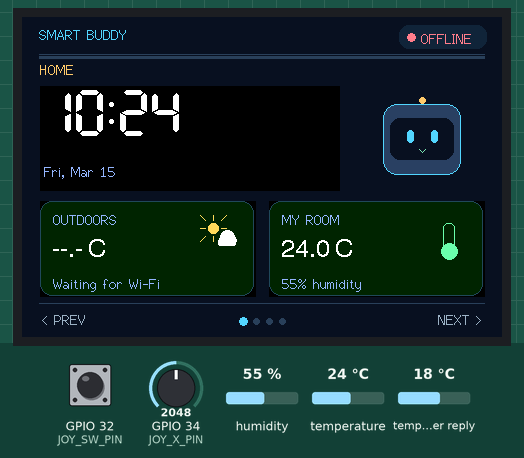
A sketch run on a simulated ESP32. On the bench: 480×320 colour display. The inputs (shaded band) are chosen by the test bench; at power-on: GPIO 34 (JOY_X_PIN) = 2048, GPIO 32 (JOY_SW_PIN) HIGH, humidity 55 %, temperature 24 °C, temperature in the weather reply 18 °C (analog values on the 0–4095 scale). WiFi joins after 1.5 s; servers stay silent unless stated; the local clock reads 2024-03-15 10:24:30 at power-on unless the sketch sets it; random numbers use the default seed unless the sketch sets one; web services answer with replies made up by the test bench; not simulated (calls return 0 or success): Secrets.h; what the sketch prints to the serial monitor is not drawn.

Above: at 1.7 s.
1.8 s: GPIO 34 (JOY_X_PIN) set to 3184
At 2.9 s:
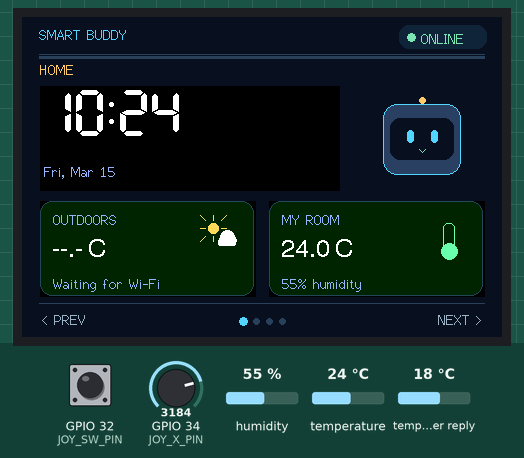
8.2 s: GPIO 34 (JOY_X_PIN) set to 3281
At 8.58 s:
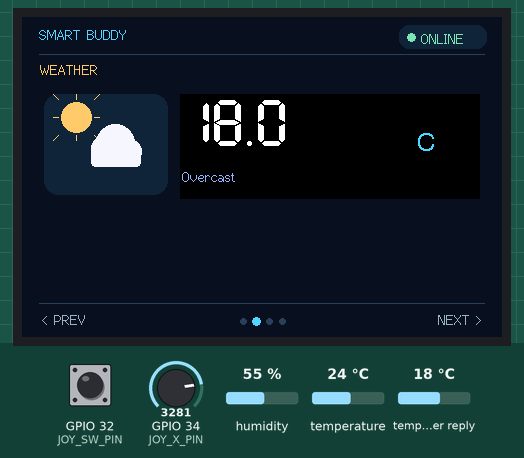
At 9.9 s:
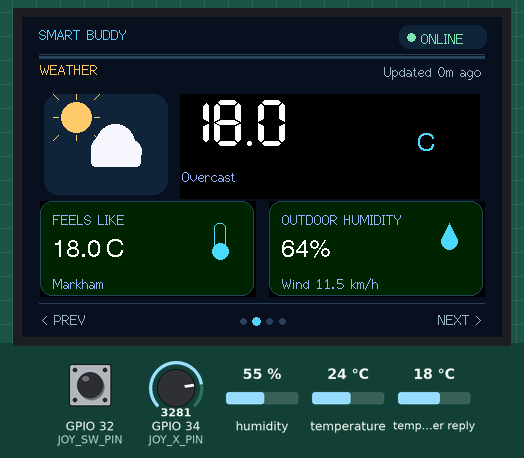
Timing chart, 0 to 11.4 s (numbered marks = the images above; inputs shaded):
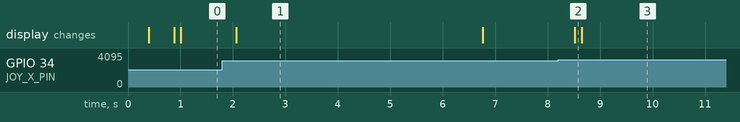

The sketch:

SmartBuddy_V3.ino
```cpp
/*
 * SMART BUDDY V3 — ESP32-WROOM-32 + 4" ST7796S (480x320)
 * Four graphical pages + animated idle robot + reliable focus timer.
 *
 * SETUP FIRST:
 *   1. Copy Secrets.h.example to Secrets.h and fill in your Wi-Fi credentials.
 *   2. Keep your already working TFT_eSPI ST7796 configuration (pins in docs).
 *   3. Install TFT_eSPI, ArduinoJson 7, Adafruit DHT sensor library,
 *      and Adafruit Unified Sensor.
 *   4. Open THIS .ino file from the SmartBuddy_V3 folder and upload.
 */
#include <Arduino.h>
#include <WiFi.h>
#include <time.h>
#include "Secrets.h"
#include "Config.h"
#include "Model.h"
#include "UI.h"
#include "Input.h"
#include "Sensors.h"
#include "Weather.h"
#include "FocusTimer.h"

UI ui;
InputController input;
Sensors sensors;
WeatherService weather;
FocusTimer focus;

Page currentPage = Page::HOME;
WeatherReading currentWeather;
uint32_t lastInputMs = 0;
uint32_t lastWiFiCheckMs = 0;
uint32_t celebrateUntilMs = 0;
bool ntpStarted = false;

void startNetwork() {
  WiFi.mode(WIFI_STA);
  WiFi.setAutoReconnect(true);
  WiFi.begin(SB_WIFI_SSID, SB_WIFI_PASSWORD);
  Serial.println("[Wi-Fi] Connecting in background...");
}

void serviceWiFi(uint32_t now) {
  bool online = WiFi.status() == WL_CONNECTED;
  if (online && !ntpStarted) {
    configTzTime(SB::TIME_ZONE, "pool.ntp.org", "time.google.com");
    ntpStarted = true;
    Serial.println("[Clock] NTP synchronization requested");
  }
  if ((uint32_t)(now - lastWiFiCheckMs) < SB::WIFI_CHECK_MS) return;
  lastWiFiCheckMs = now;
  if (!online) {
    WiFi.reconnect();
  }
}

void setup() {
  Serial.begin(115200);
  delay(250);
  Serial.println("\n--- SMART BUDDY V3 ---");
  randomSeed(esp_random());
  input.begin();
  sensors.begin();
  ui.begin();
  startNetwork();
  weather.begin();
  lastInputMs = millis();
}

void loop() {
  uint32_t now = millis();
  serviceWiFi(now);
  sensors.poll(now);
  focus.update(now);

  if (focus.takeJustFinished()) {
    Serial.println("[Focus] Session complete!");
    celebrateUntilMs = now + 10000UL;
  }

  WeatherReading newWeather;
  if (weather.poll(newWeather)) currentWeather = newWeather;

  InputEvent ev = input.poll(now);
  bool wasIdle = (uint32_t)(now - lastInputMs) >= SB::IDLE_AFTER_MS;
  if (ev.activity) {
    lastInputMs = now;
    if (wasIdle) {
      // A wake action is consumed, so it cannot also change a page or timer.
      input.consumeWake();
    } else {
      if (ev.horizontal != 0) {
        int p = ((int)currentPage + (int)ev.horizontal + 4) % 4;
        currentPage = static_cast<Page>(p);
      }
      if (ev.pressed && currentPage == Page::FOCUS) {
        focus.press(now);
      }
    }
  }
  focus.update(now);

  AppView view;
  view.nowMs = now;
  view.page = currentPage;
  view.idleDurationMs = (uint32_t)(now - lastInputMs);
  view.idle = view.idleDurationMs >= SB::IDLE_AFTER_MS;
  view.wifiConnected = WiFi.status() == WL_CONNECTED;
  view.weather = currentWeather;
  view.room = sensors.snapshot();
  view.focusRunning = focus.running();
  view.focusComplete = focus.complete();
  view.focusRemainingMs = focus.remaining(now);
  view.focusElapsedMs = focus.elapsed(now);
  view.celebrate = celebrateUntilMs != 0 && (int32_t)(celebrateUntilMs - now) > 0;

  // NTP sets system time; localtime_r is nonblocking.
  time_t timestamp = time(nullptr);
  if (timestamp > 1700000000) {
    struct tm tmLocal;
    if (localtime_r(&timestamp, &tmLocal)) {
      view.clockValid = true;
      strftime(view.timeHHMM, sizeof(view.timeHHMM), "%I:%M", &tmLocal);
      strftime(view.timeSeconds, sizeof(view.timeSeconds), "%S", &tmLocal);
      strftime(view.dateLine, sizeof(view.dateLine), "%a, %b %d", &tmLocal);
    }
  }

  ui.render(view, now);
  delay(10);  // lets FreeRTOS/Wi-Fi tasks run; timer is NOT delay-based
}
```

FocusTimer.cpp
```cpp
#include "FocusTimer.h"

uint32_t FocusTimer::remaining(uint32_t now) const {
  if (!running_) return remaining_;
  int32_t delta = (int32_t)(deadline_ - now);
  return delta > 0 ? (uint32_t)delta : 0;
}

void FocusTimer::update(uint32_t now) {
  if (running_ && remaining(now) == 0) {
    running_ = false;
    remaining_ = 0;
    justFinished_ = true;
  }
}

void FocusTimer::press(uint32_t now) {
  update(now);
  if (running_) {
    remaining_ = remaining(now);
    running_ = false;
  } else {
    if (remaining_ == 0) {
      remaining_ = SB::FOCUS_DURATION_MS;
      justFinished_ = false;
    }
    deadline_ = now + remaining_;
    running_ = true;
  }
}

bool FocusTimer::takeJustFinished() {
  bool event = justFinished_;
  justFinished_ = false;
  return event;
}
```

FocusTimer.h
```cpp
#pragma once
#include <Arduino.h>
#include "Config.h"

class FocusTimer {
public:
  void press(uint32_t now);
  void update(uint32_t now);
  bool running() const { return running_; }
  bool complete() const { return remaining_ == 0 && !running_; }
  uint32_t remaining(uint32_t now) const;
  uint32_t elapsed(uint32_t now) const { return SB::FOCUS_DURATION_MS - remaining(now); }
  bool takeJustFinished();
private:
  bool running_ = false;
  bool justFinished_ = false;
  uint32_t remaining_ = SB::FOCUS_DURATION_MS;
  uint32_t deadline_ = 0;
};
```

Input.cpp
```cpp
#include "Input.h"
#include "Config.h"

void InputController::begin() {
  pinMode(SB::JOY_SW_PIN, INPUT_PULLUP);
  analogReadResolution(12);
  pinMode(SB::JOY_X_PIN, INPUT);
  pinMode(SB::JOY_Y_PIN, INPUT);
  rawButton_ = stableButton_ = (digitalRead(SB::JOY_SW_PIN) == LOW);
  rawChangedAt_ = millis();
}

InputEvent InputController::poll(uint32_t now) {
  InputEvent out;
  int x = analogRead(SB::JOY_X_PIN);
  bool centered = (x > SB::JOY_CENTER_LOW && x < SB::JOY_CENTER_HIGH);
  if (centered) armed_ = true;

  if (armed_ && (x < SB::JOY_LOW || x > SB::JOY_HIGH)) {
    out.horizontal = x > SB::JOY_HIGH ? +1 : -1;
    if (SB::INVERT_JOYSTICK_X) out.horizontal *= -1;
    out.activity = true;
    armed_ = false; // one page switch per movement, must recenter
  }

  bool raw = (digitalRead(SB::JOY_SW_PIN) == LOW);
  if (raw != rawButton_) {
    rawButton_ = raw;
    rawChangedAt_ = now;
  }
  if ((uint32_t)(now - rawChangedAt_) >= 45 && stableButton_ != rawButton_) {
    stableButton_ = rawButton_;
    if (stableButton_) {
      out.pressed = true;
      out.activity = true;
    }
  }
  return out;
}

void InputController::consumeWake() {
  armed_ = false; // prevent wake gesture from navigating another page
}
```

Input.h
```cpp
#pragma once
#include <Arduino.h>

struct InputEvent {
  int8_t horizontal = 0;  // -1 previous, +1 next
  bool pressed = false;   // stable joystick button press
  bool activity = false;  // intentional press / movement
};

class InputController {
public:
  void begin();
  InputEvent poll(uint32_t now);
  void consumeWake();
private:
  bool armed_ = true;
  bool rawButton_ = false;
  bool stableButton_ = false;
  uint32_t rawChangedAt_ = 0;
};
```

Model.h
```cpp
#pragma once
#include <Arduino.h>
#include <math.h>

enum class Page : uint8_t { HOME = 0, WEATHER = 1, ROOM = 2, FOCUS = 3 };

struct WeatherReading {
  bool valid = false;
  float temperature = NAN;
  float apparent = NAN;
  float windKmh = NAN;
  int humidity = -1;
  int code = -1;
  uint32_t updatedMs = 0;
};

struct RoomReading {
  bool valid = false;
  float temperature = NAN;
  float humidity = NAN;
  uint32_t updatedMs = 0;
};

struct AppView {
  Page page = Page::HOME;
  bool idle = false;
  bool wifiConnected = false;
  bool clockValid = false;
  char timeHHMM[12] = "--:--";
  char timeSeconds[8] = "--";
  char dateLine[40] = "Syncing time...";
  WeatherReading weather;
  RoomReading room;
  bool focusRunning = false;
  bool focusComplete = false;
  uint32_t focusRemainingMs = 25UL * 60UL * 1000UL;
  uint32_t focusElapsedMs = 0;
  uint32_t idleDurationMs = 0;
  bool celebrate = false;
  uint32_t nowMs = 0;
};
```

Robot.cpp
```cpp
#include "Robot.h"
#include "Config.h"

void Robot::draw(TFT_eSPI &g, int x, int y, int w, int h, RobotMood mood) {
  const int cx = x + w / 2;
  const int antennaY = y + 5;
  const int bodyX = x + w / 10;
  const int bodyY = y + h / 7;
  const int bodyW = w - 2 * (w / 10);
  const int bodyH = h * 72 / 100;
  const int radius = (w < 110) ? 14 : 27;
  const int faceX = bodyX + bodyW / 10;
  const int faceY = bodyY + bodyH / 5;
  const int faceW = bodyW - 2 * (bodyW / 10);
  const int faceH = bodyH * 60 / 100;
  const int eyeY = faceY + faceH * 45 / 100;
  const int eyeDX = faceW / 5;
  const int eyeW = (w < 110) ? 7 : 14;
  const int eyeH = (w < 110) ? 13 : 24;

  g.drawLine(cx, antennaY + 10, cx, bodyY, SB::CYAN);
  g.fillCircle(cx, antennaY + 5, (w < 110 ? 3 : 6), SB::AMBER);
  g.fillRoundRect(bodyX, bodyY, bodyW, bodyH, radius, SB::ROBOT);
  g.drawRoundRect(bodyX, bodyY, bodyW, bodyH, radius, SB::CYAN);
  g.fillRoundRect(faceX, faceY, faceW, faceH,
                  (w < 110 ? 10 : 19), SB::BG);

  const int leftEye = cx - eyeDX;
  const int rightEye = cx + eyeDX;
  if (mood == RobotMood::BLINK || mood == RobotMood::SLEEPY) {
    g.drawFastHLine(leftEye - eyeW / 2, eyeY, eyeW, SB::CYAN);
    g.drawFastHLine(rightEye - eyeW / 2, eyeY, eyeW, SB::CYAN);
  } else if (mood == RobotMood::HAPPY) {
    g.drawLine(leftEye - eyeW / 2, eyeY + 2, leftEye, eyeY - eyeH / 3, SB::CYAN);
    g.drawLine(leftEye, eyeY - eyeH / 3, leftEye + eyeW / 2, eyeY + 2, SB::CYAN);
    g.drawLine(rightEye - eyeW / 2, eyeY + 2, rightEye, eyeY - eyeH / 3, SB::CYAN);
    g.drawLine(rightEye, eyeY - eyeH / 3, rightEye + eyeW / 2, eyeY + 2, SB::CYAN);
  } else if (mood == RobotMood::FOCUS) {
    g.fillRoundRect(leftEye - eyeW / 2, eyeY - eyeH / 3, eyeW, eyeH * 2 / 3, 4, SB::CYAN);
    g.fillRoundRect(rightEye - eyeW / 2, eyeY - eyeH / 3, eyeW, eyeH * 2 / 3, 4, SB::CYAN);
  } else {
    g.fillRoundRect(leftEye - eyeW / 2, eyeY - eyeH / 2, eyeW, eyeH, eyeW / 2, SB::CYAN);
    g.fillRoundRect(rightEye - eyeW / 2, eyeY - eyeH / 2, eyeW, eyeH, eyeW / 2, SB::CYAN);
  }

  const int mouthY = faceY + faceH * 76 / 100;
  if (mood == RobotMood::HAPPY) {
    g.drawLine(cx - eyeW, mouthY - 2, cx, mouthY + 5, SB::MINT);
    g.drawLine(cx, mouthY + 5, cx + eyeW, mouthY - 2, SB::MINT);
  } else if (mood == RobotMood::SLEEPY) {
    g.drawFastHLine(cx - eyeW / 2, mouthY, eyeW, SB::MINT);
  } else {
    g.drawLine(cx - eyeW / 2, mouthY, cx, mouthY + 3, SB::MINT);
    g.drawLine(cx, mouthY + 3, cx + eyeW / 2, mouthY, SB::MINT);
  }
  if (w > 105) {
    g.fillCircle(faceX + 11, mouthY - 1, 5, SB::EDGE);
    g.fillCircle(faceX + faceW - 11, mouthY - 1, 5, SB::EDGE);
  }
  if (mood == RobotMood::OFFLINE) {
    g.fillCircle(bodyX + bodyW - 9, bodyY + 12, 6, SB::RED);
  }
}
```

Robot.h
```cpp
#pragma once
#include <TFT_eSPI.h>

enum class RobotMood : uint8_t { NEUTRAL, BLINK, HAPPY, FOCUS, SLEEPY, OFFLINE };

// Shapes are drawn procedurally. No bitmap assets or full-screen framebuffer needed.
class Robot {
public:
  static void draw(TFT_eSPI &g, int x, int y, int w, int h, RobotMood mood);
};
```

RootCA.h
```cpp
#pragma once
// ISRG Root X1 public trust anchor (Let's Encrypt). Verify/update if API chain changes.
static const char OPEN_METEO_ROOT_CA[] PROGMEM = R"PEM(
-----BEGIN CERTIFICATE-----
MIIFazCCA1OgAwIBAgIRAIIQz7DSQONZRGPgu2OCiwAwDQYJKoZIhvcNAQELBQAw
TzELMAkGA1UEBhMCVVMxKTAnBgNVBAoTIEludGVybmV0IFNlY3VyaXR5IFJlc2Vh
cmNoIEdyb3VwMRUwEwYDVQQDEwxJU1JHIFJvb3QgWDEwHhcNMTUwNjA0MTEwNDM4
WhcNMzUwNjA0MTEwNDM4WjBPMQswCQYDVQQGEwJVUzEpMCcGA1UEChMgSW50ZXJu
ZXQgU2VjdXJpdHkgUmVzZWFyY2ggR3JvdXAxFTATBgNVBAMTDElTUkcgUm9vdCBY
MTCCAiIwDQYJKoZIhvcNAQEBBQADggIPADCCAgoCggIBAK3oJHP0FDfzm54rVygc
h77ct984kIxuPOZXoHj3dcKi/vVqbvYATyjb3miGbESTtrFj/RQSa78f0uoxmyF+
0TM8ukj13Xnfs7j/EvEhmkvBioZxaUpmZmyPfjxwv60pIgbz5MDmgK7iS4+3mX6U
A5/TR5d8mUgjU+g4rk8Kb4Mu0UlXjIB0ttov0DiNewNwIRt18jA8+o+u3dpjq+sW
T8KOEUt+zwvo/7V3LvSye0rgTBIlDHCNAymg4VMk7BPZ7hm/ELNKjD+Jo2FR3qyH
B5T0Y3HsLuJvW5iB4YlcNHlsdu87kGJ55tukmi8mxdAQ4Q7e2RCOFvu396j3x+UC
B5iPNgiV5+I3lg02dZ77DnKxHZu8A/lJBdiB3QW0KtZB6awBdpUKD9jf1b0SHzUv
KBds0pjBqAlkd25HN7rOrFleaJ1/ctaJxQZBKT5ZPt0m9STJEadao0xAH0ahmbWn
OlFuhjuefXKnEgV4We0+UXgVCwOPjdAvBbI+e0ocS3MFEvzG6uBQE3xDk3SzynTn
jh8BCNAw1FtxNrQHusEwMFxIt4I7mKZ9YIqioymCzLq9gwQbooMDQaHWBfEbwrbw
qHyGO0aoSCqI3Haadr8faqU9GY/rOPNk3sgrDQoo//fb4hVC1CLQJ13hef4Y53CI
rU7m2Ys6xt0nUW7/vGT1M0NPAgMBAAGjQjBAMA4GA1UdDwEB/wQEAwIBBjAPBgNV
HRMBAf8EBTADAQH/MB0GA1UdDgQWBBR5tFnme7bl5AFzgAiIyBpY9umbbjANBgkq
hkiG9w0BAQsFAAOCAgEAVR9YqbyyqFDQDLHYGmkgJykIrGF1XIpu+ILlaS/V9lZL
ubhzEFnTIZd+50xx+7LSYK05qAvqFyFWhfFQDlnrzuBZ6brJFe+GnY+EgPbk6ZGQ
3BebYhtF8GaV0nxvwuo77x/Py9auJ/GpsMiu/X1+mvoiBOv/2X/qkSsisRcOj/KK
NFtY2PwByVS5uCbMiogziUwthDyC3+6WVwW6LLv3xLfHTjuCvjHIInNzktHCgKQ5
ORAzI4JMPJ+GslWYHb4phowim57iaztXOoJwTdwJx4nLCgdNbOhdjsnvzqvHu7Ur
TkXWStAmzOVyyghqpZXjFaH3pO3JLF+l+/+sKAIuvtd7u+Nxe5AW0wdeRlN8NwdC
jNPElpzVmbUq4JUagEiuTDkHzsxHpFKVK7q4+63SM1N95R1NbdWhscdCb+ZAJzVc
oyi3B43njTOQ5yOf+1CceWxG1bQVs5ZufpsMljq4Ui0/1lvh+wjChP4kqKOJ2qxq
4RgqsahDYVvTH9w7jXbyLeiNdd8XM2w9U/t7y0Ff/9yi0GE44Za4rF2LN9d11TPA
mRGunUHBcnWEvgJBQl9nJEiU0Zsnvgc/ubhPgXRR4Xq37Z0j4r7g1SgEEzwxA57d
emyPxgcYxn/eR44/KJ4EBs+lVDR3veyJm+kXQ99b21/+jh5Xos1AnX5iItreGCc=
-----END CERTIFICATE-----
)PEM";
```

Sensors.cpp
```cpp
#include "Sensors.h"
#include "Config.h"

Sensors::Sensors() : dht_(SB::DHT_PIN, DHT11) {}
void Sensors::begin() { dht_.begin(); lastPoll_ = millis() - SB::SENSOR_PERIOD_MS; }
void Sensors::poll(uint32_t now) {
  if ((uint32_t)(now - lastPoll_) < SB::SENSOR_PERIOD_MS) return;
  lastPoll_ = now;
  float t = dht_.readTemperature();
  float h = dht_.readHumidity();
  if (!isnan(t) && !isnan(h) && h >= 0.0f && h <= 100.0f) {
    data_.temperature = t;
    data_.humidity = h;
    data_.valid = true;
    data_.updatedMs = now;
  } else {
    Serial.println("[DHT11] Read failed; retaining last good value");
  }
}
```

Sensors.h
```cpp
#pragma once
#include <DHT.h>
#include "Model.h"

class Sensors {
public:
  Sensors();
  void begin();
  void poll(uint32_t now);
  RoomReading snapshot() const { return data_; }
private:
  DHT dht_;
  RoomReading data_;
  uint32_t lastPoll_ = 0;
};
```

UI.h
```cpp
#pragma once
#include <TFT_eSPI.h>
#include "Model.h"
#include "Robot.h"

class UI {
public:
  UI();
  void begin();
  void render(const AppView &state, uint32_t now);
private:
  TFT_eSPI tft_;
  TFT_eSprite clockSprite_;
  TFT_eSprite cardSprite_;
  TFT_eSprite robotSprite_;
  bool clockSpriteOk_ = false;
  bool cardSpriteOk_ = false;
  bool robotSpriteOk_ = false;
  Page drawnPage_ = Page::HOME;
  bool drawnIdle_ = false;
  bool initialized_ = false;
  bool lastWifi_ = false;
  uint32_t lastUpdate_ = 0;
  uint32_t lastIdleFrame_ = 0;
  uint32_t blinkAt_ = 0;
  uint32_t blinkEnd_ = 0;
  bool transitionActive_ = false;
  uint32_t transitionStartMs_ = 0;

  void drawBase(const AppView &state);
  void drawHeader(const AppView &state);
  void drawFooter(const AppView &state);
  void drawWifi(bool connected);
  void drawCard(int x, int y, const char *title, const String &value,
                const String &caption, uint8_t icon, uint16_t accent);
  void drawClockPanel(const AppView &state, int x, int y, bool centered);
  void drawPageValues(const AppView &state);
  void drawIdle(const AppView &state, uint32_t now);
};
```

Weather.cpp
```cpp
#include "Weather.h"
#include "Config.h"
#include "RootCA.h"
#include <ArduinoJson.h>
#include <WiFi.h>
#include <WiFiClientSecure.h>
#include <HTTPClient.h>
#include <time.h>

void WeatherService::begin() {
  updates_ = xQueueCreate(1, sizeof(WeatherReading));
  if (!updates_) {
    Serial.println("[Weather] Queue allocation failed");
    return;
  }
  // Independent task: an HTTPS timeout never freezes drawing or the timer.
  BaseType_t created = xTaskCreatePinnedToCore(
    WeatherService::taskEntry, "weather", 12288, this, 1, &task_, 0);
  if (created != pdPASS) {
    Serial.println("[Weather] Task creation failed");
    vQueueDelete(updates_);
    updates_ = nullptr;
  }
}

bool WeatherService::poll(WeatherReading &reading) {
  if (!updates_) return false;
  return xQueueReceive(updates_, &reading, 0) == pdTRUE;
}

void WeatherService::taskEntry(void *parameter) {
  auto *service = static_cast<WeatherService *>(parameter);
  while (true) {
    if (WiFi.status() == WL_CONNECTED && time(nullptr) > 1700000000) {
      WeatherReading data;
      if (WeatherService::request(data)) {
        xQueueOverwrite(service->updates_, &data);
        vTaskDelay(pdMS_TO_TICKS(SB::WEATHER_PERIOD_MS));
      } else {
        vTaskDelay(pdMS_TO_TICKS(SB::WEATHER_RETRY_MS));
      }
    } else {
      vTaskDelay(pdMS_TO_TICKS(5000));
    }
  }
}

bool WeatherService::request(WeatherReading &result) {
  WiFiClientSecure client;
  client.setCACert(OPEN_METEO_ROOT_CA);  // HTTPS certificate verification ON
  client.setTimeout(6000);
  HTTPClient http;
  http.setTimeout(7000);

  String url = "https://api.open-meteo.com/v1/forecast?latitude=";
  url += String(SB::WEATHER_LATITUDE, 4);
  url += "&longitude=";
  url += String(SB::WEATHER_LONGITUDE, 4);
  url += "&current=temperature_2m,relative_humidity_2m,apparent_temperature,weather_code,wind_speed_10m";
  url += "&timezone=America%2FToronto&forecast_days=1";

  if (!http.begin(client, url)) {
    Serial.println("[Weather] HTTPS begin failed");
    return false;
  }
  int status = http.GET();
  if (status != HTTP_CODE_OK) {
    Serial.printf("[Weather] HTTP/TLS error: %d\n", status);
    http.end();
    return false;
  }

  // This path worked with the user's original ESP32, unlike parsing http.getStream().
  String payload = http.getString();
  http.end();
  JsonDocument doc;
  if (deserializeJson(doc, payload) != DeserializationError::Ok) {
    Serial.println("[Weather] Invalid JSON");
    return false;
  }
  JsonVariant c = doc["current"];
  if (c.isNull() || c["temperature_2m"].isNull() ||
      c["apparent_temperature"].isNull() || c["relative_humidity_2m"].isNull() ||
      c["weather_code"].isNull() || c["wind_speed_10m"].isNull()) {
    Serial.println("[Weather] Missing API fields");
    return false;
  }
  result.valid = true;
  result.temperature = c["temperature_2m"].as<float>();
  result.apparent = c["apparent_temperature"].as<float>();
  result.humidity = c["relative_humidity_2m"].as<int>();
  result.windKmh = c["wind_speed_10m"].as<float>();
  result.code = c["weather_code"].as<int>();
  result.updatedMs = millis();
  Serial.printf("[Weather] OK: %.1f C, code %d\n", result.temperature, result.code);
  return true;
}
```

Source omitted: UI.cpp (15609 bytes), Weather.h (373 bytes), Config.h (1760 bytes)

Measured:
- the behaviour switches between 3250 and 3251 on GPIO 34 (JOY_X_PIN) (found by bisection; images 1 and 2)
- after the input at 8.2 s, the display: changes after 0.32 s (image 2)
- what the display in image 1 shows lasts 4.7 s, from 2.1 s to 6.8 s
